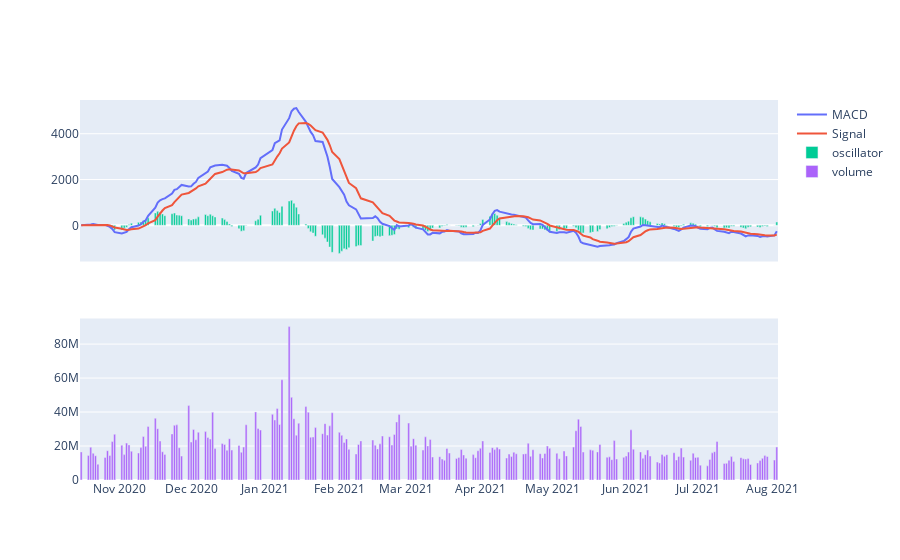

Notebook cell for this chart:
### Code cell
from plotly import subplots
import plotly.offline as offline 
import plotly.graph_objs as go 

macd = go.Scatter( x=df.date, y=df['macd'], name="MACD") 
signal = go.Scatter( x=df.date, y=df['macds'], name="Signal") 
oscillator = go.Bar( x=df.date, y=df['macdo'], name="oscillator")
trade_volume = go.Bar( x=df.date, y=df['volume'], name="volume") 
data = [macd, signal, oscillator]

layout = go.Layout(title='{} MACD 그래프'.format(item_name))
fig = subplots.make_subplots(rows=2, cols=1, shared_xaxes=True)

for trace in data: 
  fig.append_trace(trace, 1,1) 

fig.append_trace(trade_volume, 2,1)
#fig = go.Figure(data=data, layout=layout)
offline.iplot(fig)

### Figure 1 — Plotly figure (JSON) as saved in the notebook; plotly's stock layout.template omitted (floating-point values rounded to 4 significant figures; data arrays with more than 128 entries replaced by an {"elided": "..."} marker saying what was removed)
{"data": [{"name": "MACD", "type": "scatter", "x": {"elided": "200 str values"}, "xaxis": "x", "y": {"elided": "200 float values"}, "yaxis": "y"}, {"name": "Signal", "type": "scatter", "x": {"elided": "200 str values"}, "xaxis": "x", "y": {"elided": "200 float values"}, "yaxis": "y"}, {"name": "oscillator", "type": "bar", "x": {"elided": "200 str values"}, "xaxis": "x", "y": {"elided": "200 float values"}, "yaxis": "y"}, {"name": "volume", "type": "bar", "x": {"elided": "200 str values"}, "xaxis": "x2", "y": {"elided": "200 int values"}, "yaxis": "y2"}], "layout": {"xaxis": {"anchor": "y", "domain": [0, 1], "matches": "x2", "showticklabels": false}, "xaxis2": {"anchor": "y2", "domain": [0, 1]}, "yaxis": {"anchor": "x", "domain": [0.575, 1]}, "yaxis2": {"anchor": "x2", "domain": [0, 0.425]}}}
